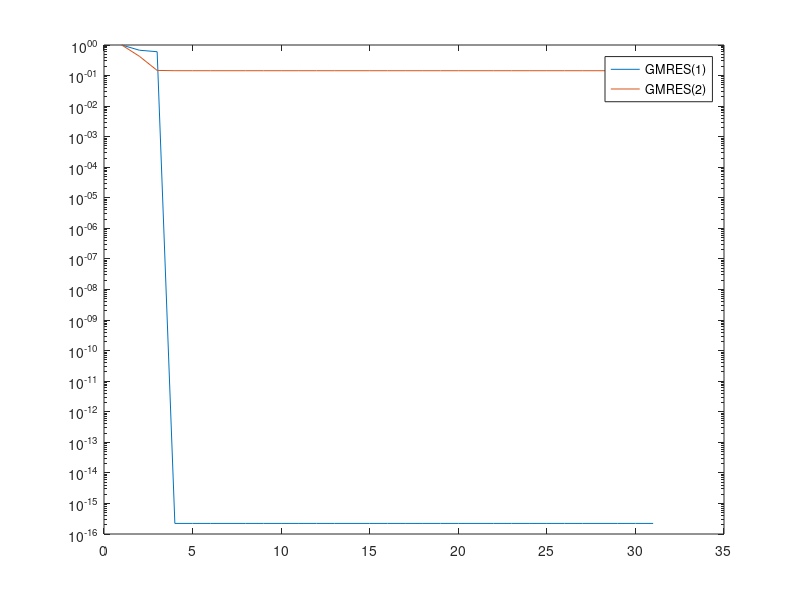

Write the MATLAB code that produced this figure.
clear all
%% The first example from Embree's paper on the restart GMRES.
disp('GMRES(1)')
A = [ 1 2 -2;
      0 2  4;
      0 0  3];
b = [3 1 1]';

it = 30;
r1 = zeros(3,it);
r1(:,1) = b;
r1Norms = zeros(1,it);
r1Norms(1) = norm(r1(:,1))/norm(b);


for k=1:it
    r1(:,k+1) = r1(:,k) - ((r1(:,k)'*A*r1(:,k)) / (r1(:,k)'*A'*A*r1(:,k))) ...
         * A*r1(:,k);
    r1Norms(k+1) = norm(r1(:,k+1))/norm(b);
end
r1Norms(4:end) = eps;


%% The second example from the same paper on restart GMRES.
disp('GMRES(2)')
r2 = zeros(3,it);
%r(k+2) = p(A)r(k). p(z) = 1 + alpha*z + beta*z^2;
r2(:,1) = b;
r2Norms = zeros(1,it);
r2Norms(1) = norm(r2(:,1))/norm(b);

for k=1:it
    alpha = ((r2(:,k)'         * A*A * r2(:,k))  * ...
             (r2(:,k)' * A'    * A*A * r2(:,k))  - ...
             (r2(:,k)'         * A*    r2(:,k))  * ...
             (r2(:,k)' * A'*A' * A*A * r2(:,k))) / ...
            ((r2(:,k)' * A'    * A   * r2(:,k))  * ...
             (r2(:,k)' * A'*A' * A*A * r2(:,k))  - ...
             (r2(:,k)' * A'    * A*A * r2(:,k))  * ...
             (r2(:,k)' * A'    * A*A * r2(:,k)));
    
   beta =  ((r2(:,k)'  *         A   * r2(:,k))  * ...
            (r2(:,k)'  * A'    * A*A * r2(:,k))  - ...
            (r2(:,k)'          * A*A * r2(:,k))  * ...
            (r2(:,k)'  * A'    * A   * r2(:,k))) / ...
           ((r2(:,k)'  * A'    * A   * r2(:,k))  * ...
            (r2(:,k)'  * A'*A' * A*A * r2(:,k))  - ...
            (r2(:,k)'  * A'    * A*A * r2(:,k))  * ...
            (r2(:,k)'  * A'    * A*A * r2(:,k)));
      
   p = eye(3) + alpha*A + beta*(A^2);
   r2(:,k+1) = p*r2(:,k);
   r2Norms(k+1) = norm(r2(:,k+1))/norm(b);   
end

semilogy(1:(it+1),r1Norms)
hold on
semilogy(1:(it+1),r2Norms)
legend('GMRES(1)','GMRES(2)')




